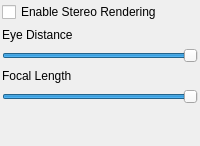
  <widget class="QDockWidget" name="dockWidget_Stereo" >
   <property name="floating" >
    <bool>false</bool>
   </property>
   <property name="windowTitle" >
    <string>Stereo</string>
   </property>
   <attribute name="dockWidgetArea" >
    <number>1</number>
   </attribute>
   <widget class="QWidget" name="dockWidgetContents_13" >
    <layout class="QVBoxLayout" name="verticalLayout_14" >
     <property name="margin" >
      <number>2</number>
     </property>
     <item>
      <widget class="QCheckBox" name="checkBox_Stereo" >
       <property name="toolTip" >
        <string>Toggle the anaglyph stereo rendering. This option is only avaliable in single window 3D view.</string>
       </property>
       <property name="statusTip" >
        <string>Toggle the anaglyph stereo rendering. This option is only avaliable in single window 3D view.</string>
       </property>
       <property name="text" >
        <string>Enable Stereo Rendering</string>
       </property>
      </widget>
     </item>
     <item>
      <widget class="QLabel" name="label_EyeDistance" >
       <property name="toolTip" >
        <string>Selecte the distance between your virtual eyes in stereo mode. Higher values increase the depth effect but are more likely to cause headaches after a while.</string>
       </property>
       <property name="statusTip" >
        <string>Selecte the distance between your virtual eyes in stereo mode. Higher values increase the depth effect but are more likely to cause headaches after a while.</string>
       </property>
       <property name="text" >
        <string>Eye Distance</string>
       </property>
      </widget>
     </item>
     <item>
      <widget class="QSlider" name="horizontalSlider_EyeDistance" >
       <property name="toolTip" >
        <string>Selecte the distance between your virtual eyes in stereo mode. Higher values increase the depth effect but are more likely to cause headaches after a while.</string>
       </property>
       <property name="statusTip" >
        <string>Selecte the distance between your virtual eyes in stereo mode. Higher values increase the depth effect but are more likely to cause headaches after a while.</string>
       </property>
       <property name="minimum" >
        <number>1</number>
       </property>
       <property name="maximum" >
        <number>20</number>
       </property>
       <property name="value" >
        <number>20</number>
       </property>
       <property name="orientation" >
        <enum>Qt::Horizontal</enum>
       </property>
      </widget>
     </item>
     <item>
      <widget class="QLabel" name="label_FocalLength" >
       <property name="toolTip" >
        <string>Use the focal length to specify where your monitor is in the virtual 3D world. Larger values wil bring the volume in front of the screen, while smaler values while make it apear behind. While the first effect usualy looks more spectacular it is also more likely to cause headaches after a while.</string>
       </property>
       <property name="statusTip" >
        <string>Use the focal length to specify where your monitor is in the virtual 3D world. Larger values wil bring the volume in front of the screen, while smaler values while make it apear behind. While the first effect usualy looks more spectacular it is also more likely to cause headaches after a while.</string>
       </property>
       <property name="text" >
        <string>Focal Length</string>
       </property>
      </widget>
     </item>
     <item>
      <widget class="QSlider" name="horizontalSlider_FocalLength" >
       <property name="toolTip" >
        <string>Use the focal length to specify where your monitor is in the virtual 3D world. Larger values wil bring the volume in front of the screen, while smaler values while make it apear behind. While the first effect usualy looks more spectacular it is also more likely to cause headaches after a while.</string>
       </property>
       <property name="statusTip" >
        <string>Use the focal length to specify where your monitor is in the virtual 3D world. Larger values wil bring the volume in front of the screen, while smaler values while make it apear behind. While the first effect usualy looks more spectacular it is also more likely to cause headaches after a while.</string>
       </property>
       <property name="minimum" >
        <number>1</number>
       </property>
       <property name="maximum" >
        <number>50</number>
       </property>
       <property name="value" >
        <number>50</number>
       </property>
       <property name="orientation" >
        <enum>Qt::Horizontal</enum>
       </property>
      </widget>
     </item>
     <item>
      <spacer name="verticalSpacer_15" >
       <property name="orientation" >
        <enum>Qt::Vertical</enum>
       </property>
       <property name="sizeHint" stdset="0" >
        <size>
         <width>20</width>
         <height>40</height>
        </size>
       </property>
      </spacer>
     </item>
    </layout>
   </widget>
  </widget>
